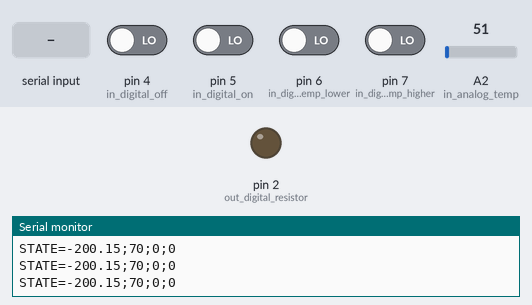
The sketch below on a simulated Arduino Uno, built with avr-gcc and run on an emulated ATmega328P. Shown: output pins drawn as LEDs (lit = HIGH), the last lines printed to the serial monitor. The test bench sets the inputs (shaded band); at power-on: pin 4 (in_digital_off), pin 5 (in_digital_on), pin 6 (in_digital_temp_lower), pin 7 (in_digital_temp_higher) LOW, A2 (in_analog_temp) = 51. Pins used as bus, display or sensor lines are not drawn.

Above: at 1.2 s.
1.3 s: "POWERON\n" received over Serial
At 2.7 s:
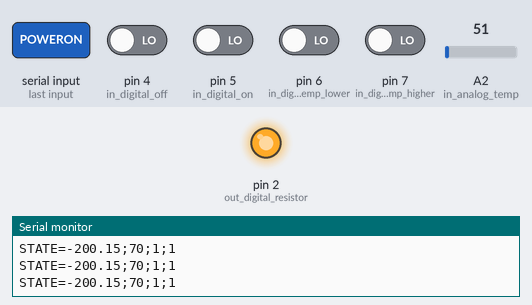
Timing chart, 0 to 4.3 s (numbered marks = the images above; inputs shaded):
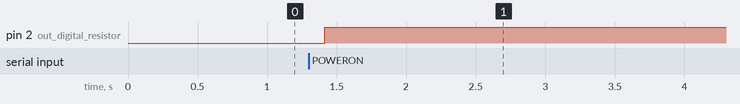

Measured:
- after the input at 1.3 s, pin 2 (out_digital_resistor): LOW → HIGH after 0.11 s

The sketch:

Termostato.ino
```cpp
int power;
int resistor;
int out_digital_resistor = 2;
int out_digital_power = 3;
int in_digital_off = 4;
int in_digital_on = 5;
int in_digital_temp_lower = 6;
int in_digital_temp_higher = 7;
int in_analog_temp = 2;
int ref_temp = 70;
int temp_delta = 15;
float temp;

void setup()
{
  Serial.begin(9600);

  pinMode(in_digital_off, INPUT);
  pinMode(in_digital_on, INPUT);
  pinMode(in_digital_temp_lower, INPUT);
  pinMode(in_digital_temp_higher, INPUT);

  pinMode(out_digital_resistor, OUTPUT);
  pinMode(out_digital_power, OUTPUT);
  power = LOW;
  resistor = LOW;
  digitalWrite(out_digital_resistor, resistor);
  digitalWrite(out_digital_power, power);
}

void loop()
{
  temp = getTemp();
  handleTemp(temp);

  if (Serial.available())
  {
    String command = Serial.readStringUntil('\n');
    if (command.startsWith("GETSTATE"))
    {
      Serial.println("STATE=" + getState());
    }
    else if (command.startsWith("POWERON"))
    {
      Serial.println("COMMANDRESULT=" + powerOn());
    }
    else if (command.startsWith("POWEROFF"))
    {
      Serial.println("COMMANDRESULT=" + powerOff());
    }
    else if (command.startsWith("LOWERTEMP"))
    {
      Serial.println("COMMANDRESULT=" + lowerTemp());
    }
    else if (command.startsWith("HIGHERTEMP"))
    {
      Serial.println("COMMANDRESULT=" + higherTemp());
    }
    else
    {
      Serial.println("COMMANDRESULT=NOTRECOGNIZED");
    }
  }

  if (digitalRead(in_digital_off) == HIGH)
  {
    powerOff();
  }
  else if (digitalRead(in_digital_on) == HIGH)
  {
    powerOn();
  }
  else if (digitalRead(in_digital_temp_lower) == HIGH)
  {
    lowerTemp();
  }
  else if (digitalRead(in_digital_temp_higher) == HIGH)
  {
    higherTemp();
  }

  Serial.println("STATE=" + getState());
  delay(100);
}

void handleTemp(float temp)
{
  if ((temp < ref_temp-temp_delta))
  {
    if ((resistor == LOW) && (power == 1))
    {
      resistor = HIGH;
      digitalWrite(out_digital_resistor, resistor);
    }
  }
  else if ((temp > ref_temp+temp_delta))
  {
    if (resistor == HIGH)
    {
      resistor = LOW;
      digitalWrite(out_digital_resistor, resistor);
    }
  }
}

float getTemp()
{
  int raw = analogRead(in_analog_temp);
  float Vout = raw * (5.0 / 1023.0);
  float temp = (Vout-1.25)/0.005;
  return temp;
}

String getState()
{
  return String(temp) + ";" + String(ref_temp) + ";" + String(power) + ";" + String(resistor);
}

String lowerTemp()
{
    ref_temp--;
    return "OK";
}

String higherTemp()
{
    ref_temp++;
    return "OK";
}

String powerOn()
{
  power = HIGH;
  digitalWrite(out_digital_power, power);
    return "OK";
}

String powerOff()
{
    power = LOW;
    digitalWrite(out_digital_power, power);
    resistor = LOW;
    digitalWrite(out_digital_resistor, resistor);
}
```
